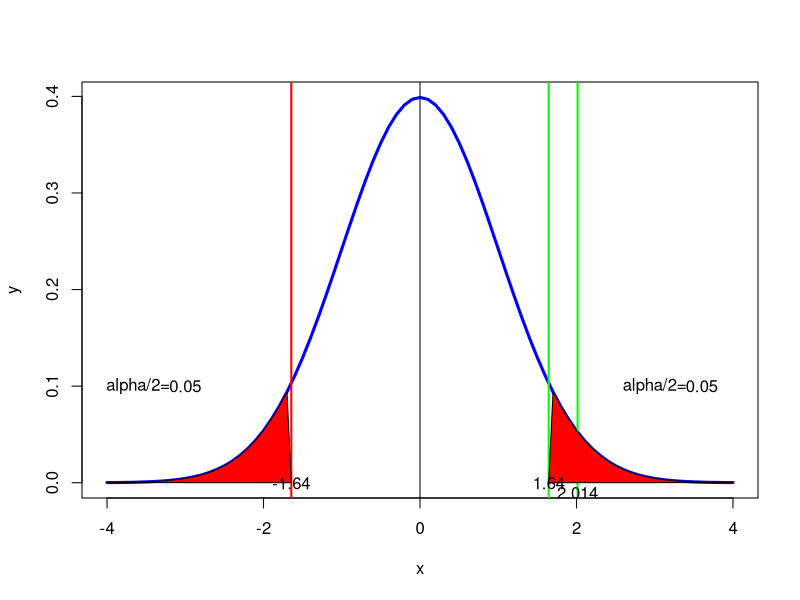

R code for this plot:
#page no 400-401
library(ggplot2)
glass=c(1.11,1.07,1.11,1.07,1.12,1.08,0.98,0.98,1.02,0.95,0.95)
n=length(glass)
xbar=mean(glass)
sd=sd(glass)
mu0=1
t_stat=abs((xbar-mu0)/(sd/sqrt(n)))
alpha=(1-0.90)/2
t_c_left=(qt(alpha,df=Inf))
p_value=pt(t_stat,df=Inf)
print(paste("critical value= ",round(t_c_left,2)))
print(paste("t-static =",round(t_stat,2)))
t_c_right=qnorm(1-alpha)
p_value=1-pnorm(t_stat)
if(t_stat >= t_c_right)
{
  print(paste("right tail : Reject H0"))
}else
{
  print(paste("right tail :Accept H0"))
}

two_t_stat=abs((xbar-mu0)/(sd/sqrt(n)))
two_t_critical=qnorm(1-alpha/2)
p_value=2*(1-pnorm(two_t_stat))
if(two_t_stat>=two_t_critical)
{
  print("reject H0")
}else
{
  print("accept H0")
}
x <- seq(-4,4,0.1)
y <- dt(x,df=Inf)
t.val <- qt(0.95,df=Inf)
plot(x,y,type='l',lwd=3,col='blue',xlab='x')
abline(v=0)
abline(v=t_c_left,lwd=2,col='red')
abline(v=t_stat,lwd=2,col='green')
abline(v=abs(t_c_left),lwd=2,col='green')
polygon(c(x[x>=abs(t_c_left)],abs(t_c_left) ),c(y[x>=abs(t_c_left)],0),col="red")
polygon(c(x[x<=t_c_left],t_c_left ),c(y[x<=t_c_left],0),col="red")
#polygon(c(x[x<=t_stat],t_stat),c(y[x<=t_stat],t.val),col="red")
text(t_c_left,0,round(t_c_left,2))
text(t_stat,-0.01,round(t_stat,3))
text(abs(t_c_left),0,round(abs(t_c_left),2))
text(3.0,0.1,"alpha/2=")
text(3.6,0.1,alpha)
text(-3.6,0.1,"alpha/2=")
text(-3.0,0.1,alpha)
